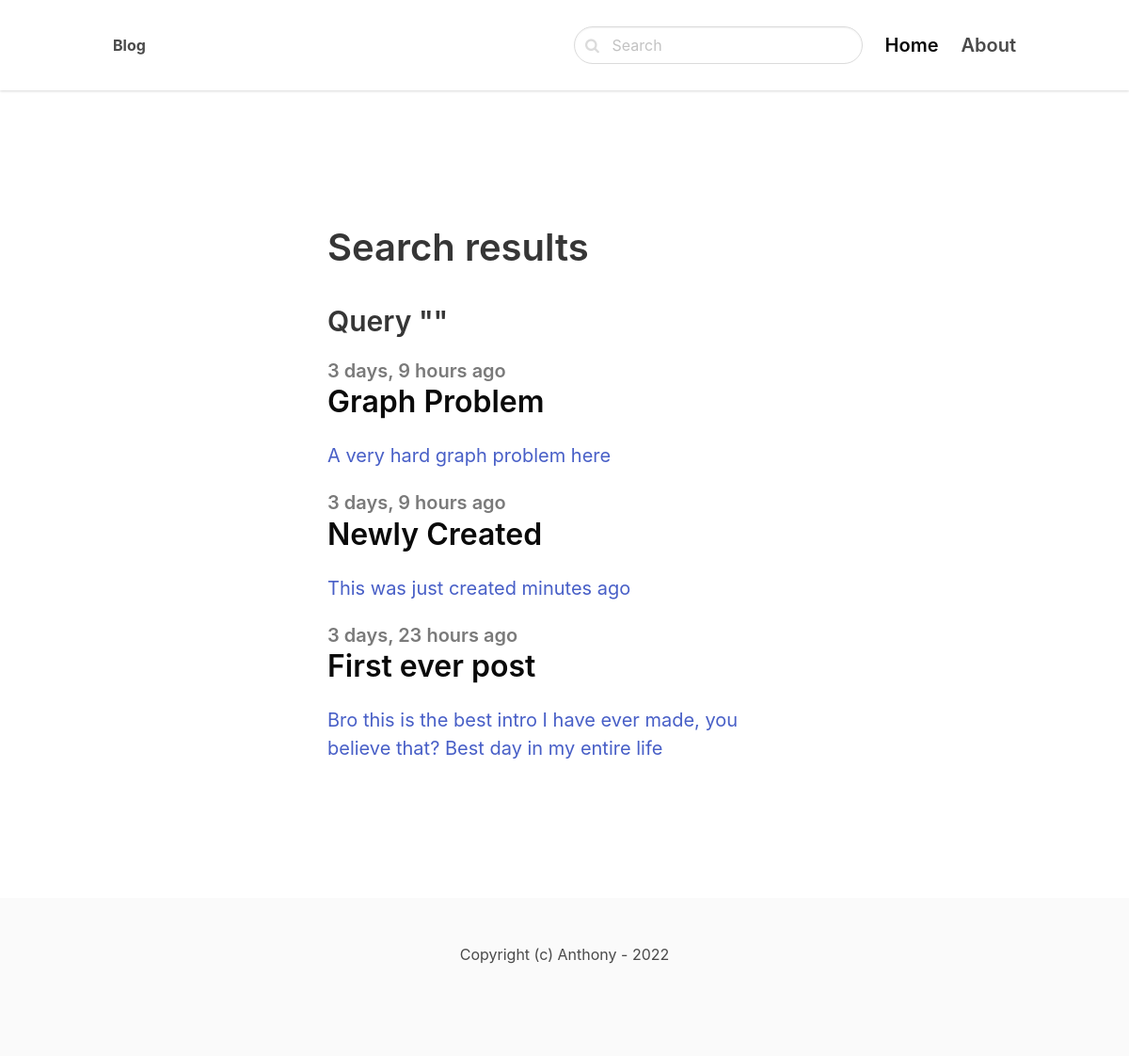
The app's page /search/ with its own data.
### blog/models.py (models this page shows, shortened)
class Post(models.Model):
    ACTIVE = 'active'
    DRAFT = 'draft'
    CHOICES_STATUS = (
        (ACTIVE, 'Active'),
        (DRAFT, 'Draft')
    )
    category = models.ForeignKey(Category, related_name='posts', on_delete=models.CASCADE)
    title = models.CharField(max_length=255)
    slug = models.SlugField()
    intro = models.TextField()
    body = models.TextField()
    created_at = models.DateTimeField(auto_now_add=True)
    status = models.CharField(max_length=15, choices=CHOICES_STATUS, default=ACTIVE)
    image = models.ImageField(upload_to='uploads/', blank=True, null=True)
    class Meta:
        ordering = ('-created_at',)

### blog/views.py (the view)
# urls.py: path('search/', views.search, name='search'),
def search(request):
    query = request.GET.get('query', '')
    posts = Post.objects.filter(status=Post.ACTIVE).filter(Q(title__icontains=query) | Q(intro__icontains=query) | Q(body__icontains=query))
    return render(request, 'blog/search.html', {'posts': posts, 'query': query})

### blog/templates/blog/search.html (shortened to what this page needs)
{% extends 'core/base.html' %}
{% block content %}
<section class="hero ">
    <div class="hero-body">
        <div class="container">
            <section class="section">
                <div class="columns">
                    <div class="column is-8 is-offset-2">
                        <div class="content is-medium">
                            <h1>Search results</h1>
                            <h3>Query "{{ query }}"</h3>
                        </div>
                        {% for post in posts %}
                        <div class="content is-medium">
                            <a href="{% url 'post_detail' post.category.slug post.slug %}">
                                <h2 class="subtitle is-5 has-text-grey">{{post.created_at|timesince}} ago</h2>
                                <h1 class="title has-text-black is-3">{{post.title}}</h1>
                                <p>{{post.intro}}</p>
                            </a>
                        </div>
                        {% empty %}
                        <div class="content">
                            <p>No results for the given query</p>
                        </div>
                        {% endfor %}
                    </div>
                </div>
            </section>
        </div>
    </div>
</section>
{% endblock %}

### records on screen
Post: created_at "3 days, 9 hours", title "Graph Problem", intro "A very hard graph problem here"
Post: created_at "3 days, 9 hours", title "Newly Created", intro "This was just created minutes ago"
Post: created_at "3 days, 23 hours", title "First ever post", intro "Bro this is the best intro I have ever made, you believe that? Best day in my entire life"
